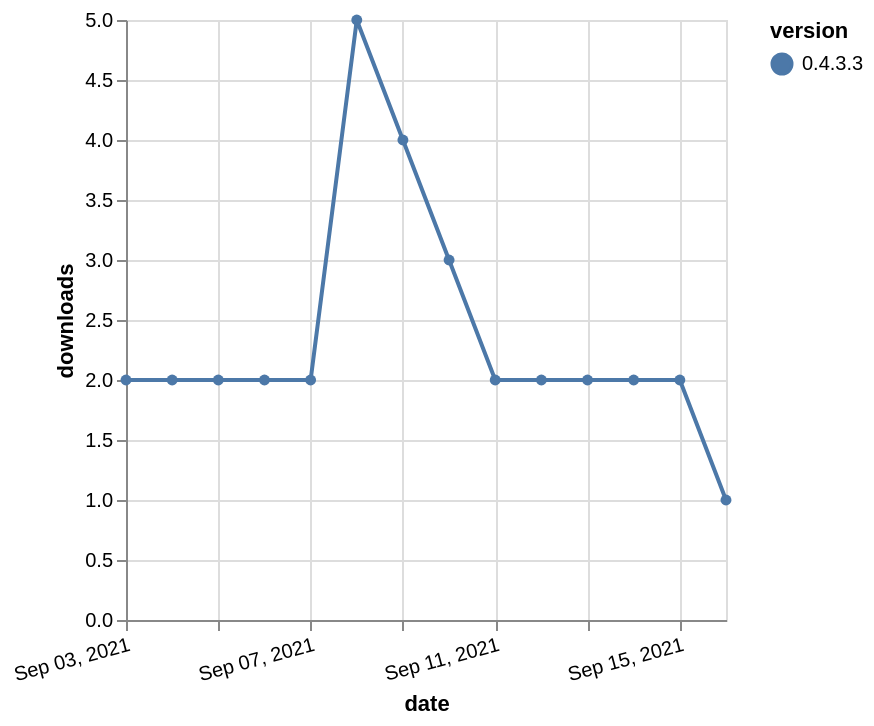

Vega-Lite specification for this chart:
### Vega-Lite specification from a JSON file in a GitHub repository (floating-point values rounded to 4 significant figures)
{"$schema": "https://vega.github.io/schema/vega-lite/v5.json", "description": "A simple bar chart with embedded data.", "data": {"values": [{"date": "2021-09-03", "total": 3677, "delta": 2, "version": "0.4.3.3"}, {"date": "2021-09-04", "total": 3679, "delta": 2, "version": "0.4.3.3"}, {"date": "2021-09-05", "total": 3681, "delta": 2, "version": "0.4.3.3"}, {"date": "2021-09-06", "total": 3683, "delta": 2, "version": "0.4.3.3"}, {"date": "2021-09-07", "total": 3685, "delta": 2, "version": "0.4.3.3"}, {"date": "2021-09-08", "total": 3690, "delta": 5, "version": "0.4.3.3"}, {"date": "2021-09-09", "total": 3694, "delta": 4, "version": "0.4.3.3"}, {"date": "2021-09-10", "total": 3697, "delta": 3, "version": "0.4.3.3"}, {"date": "2021-09-11", "total": 3699, "delta": 2, "version": "0.4.3.3"}, {"date": "2021-09-12", "total": 3701, "delta": 2, "version": "0.4.3.3"}, {"date": "2021-09-13", "total": 3703, "delta": 2, "version": "0.4.3.3"}, {"date": "2021-09-14", "total": 3705, "delta": 2, "version": "0.4.3.3"}, {"date": "2021-09-15", "total": 3707, "delta": 2, "version": "0.4.3.3"}, {"date": "2021-09-16", "total": 3708, "delta": 1, "version": "0.4.3.3"}]}, "width": "container", "mark": {"type": "line", "point": {"filled": true}}, "encoding": {"x": {"field": "date", "type": "temporal", "timeUnit": "yearmonthdate", "title": "date", "axis": {"labelAngle": -15}}, "y": {"field": "delta", "type": "quantitative", "title": "downloads"}, "color": {"field": "version", "type": "nominal"}, "tooltip": {"field": "delta"}}}
